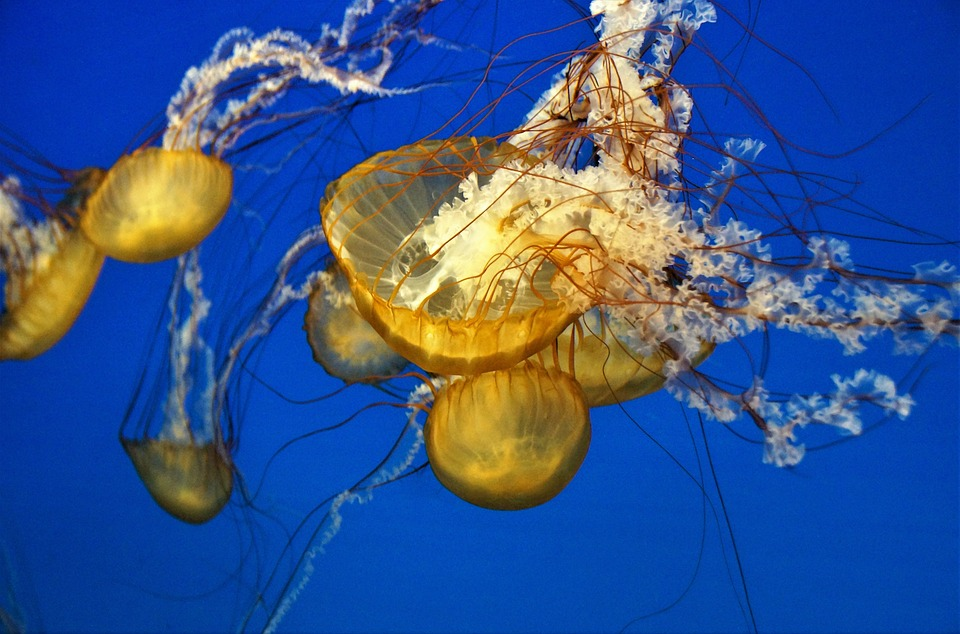
#> input picture Motion Detection/jellyfish.jpg, 960 x 634 px
$ python checkpoint1.py
#> lines starting #> are read from the running program, lines starting #| are printed output that depends on the picture
import cv2
import numpy as np

# Checkpoint 1 - Static Image Processing
# CS 280 Introduction to Robotics
# John - North Idaho College

# show_img displays the image and waits for q to quit
def show_img(img_to_show):
   cv2.imshow('Image Window', img_to_show)

   key = ord('r')
   while key != ord('q'):
      key = cv2.waitKey(10)
   cv2.destroyAllWindows()

# read in the jellyfish image
img = cv2.imread('jellyfish.jpg')
#> img is the input picture: shape (634, 960, 3); mean B, G, R 141, 84.8, 53.6

# print the shape so I can see (height, width, channels)
print(img.shape)
#| (634, 960, 3)

# show the original image first
show_img(img)
#> (key q is pressed here)

# --- Grayscale ---
# I tried doing this without .copy() first and it messed up the original
# gray_img = cv2.cvtColor(img, cv2.COLOR_BGR2GRAY)
gray_img = img.copy()
gray_img = cv2.cvtColor(gray_img, cv2.COLOR_BGR2GRAY)
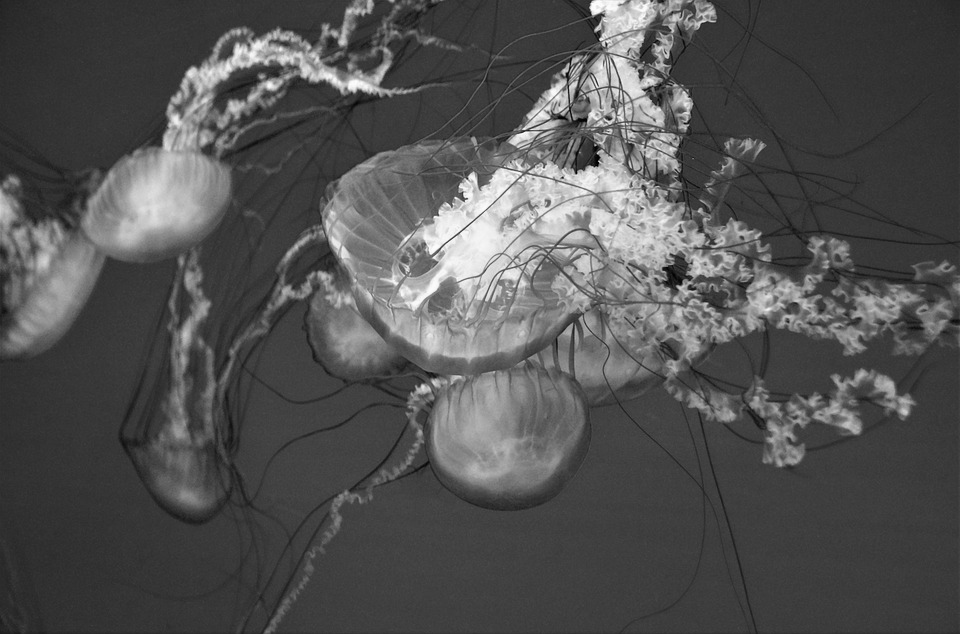
#> gray_img: shape (634, 960); min 0, max 254, mean 81.9
# shape should only have 2 values now since grayscale is 1 channel
print(gray_img.shape)
#| (634, 960)
show_img(gray_img)
#> (key Esc is pressed here)

# --- HSV ---
# HSV separates color info from brightness which is useful for
# processing later since lighting changes wont throw everything off
hsv_img = img.copy()
hsv_img = cv2.cvtColor(hsv_img, cv2.COLOR_BGR2HSV)
#> hsv_img: shape (634, 960, 3); mean H, S, V 87.7, 207.8, 165.3
print(hsv_img.shape)
#| (634, 960, 3)
show_img(hsv_img)
